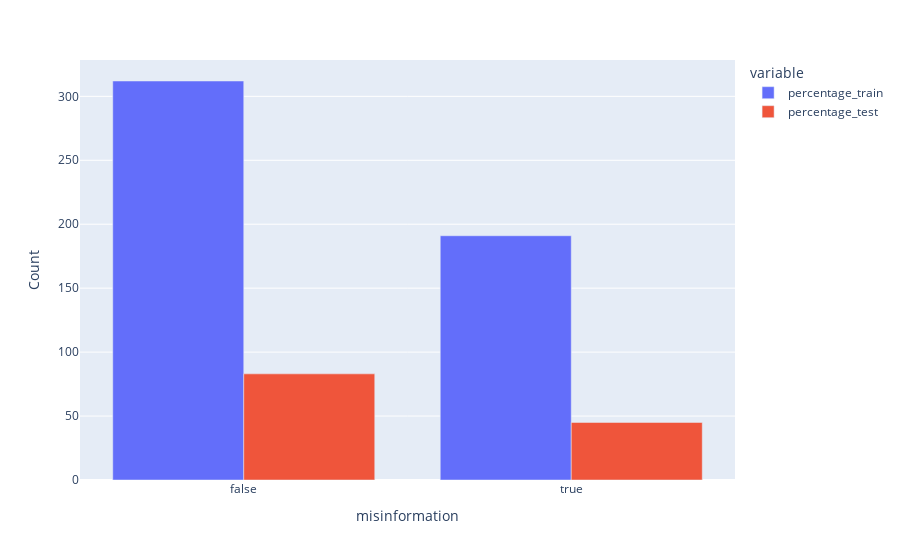

Notebook code for this chart:
### Code cell
train_perc = (
    df_train.groupby("misinformation").agg(percentage=("id", "count"))
).round(2).reset_index()
test_perc = (
    df_test.groupby("misinformation").agg(percentage=("id", "count"))
).round(2).reset_index()
perc = pd.merge(
    left=train_perc,
    right=test_perc,
    on="misinformation",
    how="outer",
    suffixes=["_train", "_test"],
)
display(
    px.bar(
        perc, x="misinformation", y=["percentage_train", "percentage_test"], barmode="group"
    ).update_xaxes(
        categoryorder="array", categoryarray=sorted(df_train.channel.unique())
    ).update_yaxes(title="Count")
)

### Figure 1 — Plotly figure (JSON) as saved in the notebook; plotly's stock layout.template omitted (floating-point values rounded to 4 significant figures)
{"data": [{"alignmentgroup": "True", "hovertemplate": "variable=percentage_train<br>misinformation=%{x}<br>value=%{y}<extra></extra>", "legendgroup": "percentage_train", "marker": {"color": "#636efa", "pattern": {"shape": ""}}, "name": "percentage_train", "offsetgroup": "percentage_train", "orientation": "v", "showlegend": true, "textposition": "auto", "type": "bar", "x": [false, true], "xaxis": "x", "y": [312, 191], "yaxis": "y"}, {"alignmentgroup": "True", "hovertemplate": "variable=percentage_test<br>misinformation=%{x}<br>value=%{y}<extra></extra>", "legendgroup": "percentage_test", "marker": {"color": "#EF553B", "pattern": {"shape": ""}}, "name": "percentage_test", "offsetgroup": "percentage_test", "orientation": "v", "showlegend": true, "textposition": "auto", "type": "bar", "x": [false, true], "xaxis": "x", "y": [83, 45], "yaxis": "y"}], "layout": {"barmode": "group", "legend": {"title": {"text": "variable"}, "tracegroupgap": 0}, "margin": {"t": 60}, "xaxis": {"anchor": "y", "categoryarray": ["arte", "bfmtv", "europe1", "france-culture", "france-info", "france-inter", "france2", "france24", "franceinfotv", "itele", "lci", "rfi", "rmc", "rtl", "sud-radio", "tf1"], "categoryorder": "array", "domain": [0, 1], "title": {"text": "misinformation"}}, "yaxis": {"anchor": "x", "domain": [0, 1], "title": {"text": "Count"}}}}
